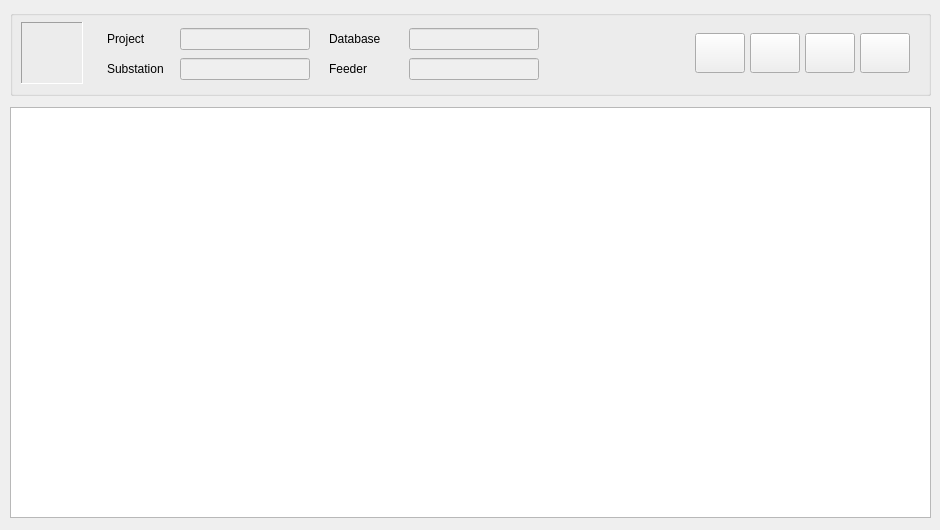
<?xml version="1.0" encoding="UTF-8"?>
<ui version="4.0">
 <class>frmConductor</class>
 <widget class="QMainWindow" name="frmConductor">
  <property name="geometry">
   <rect>
    <x>0</x>
    <y>0</y>
    <width>940</width>
    <height>530</height>
   </rect>
  </property>
  <property name="sizePolicy">
   <sizepolicy hsizetype="Fixed" vsizetype="Fixed">
    <horstretch>0</horstretch>
    <verstretch>0</verstretch>
   </sizepolicy>
  </property>
  <property name="maximumSize">
   <size>
    <width>940</width>
    <height>530</height>
   </size>
  </property>
  <property name="windowTitle">
   <string>Conductor Table</string>
  </property>
  <property name="windowIcon">
   <iconset resource="../Resources/FormIcons/resources.qrc">
    <normaloff>:/plugins/ElectricSystems/Resources/FormIcons/formconductor.png</normaloff>:/plugins/ElectricSystems/Resources/FormIcons/formconductor.png</iconset>
  </property>
  <widget class="QWidget" name="centralwidget">
   <widget class="QGroupBox" name="groupBox">
    <property name="geometry">
     <rect>
      <x>10</x>
      <y>10</y>
      <width>921</width>
      <height>86</height>
     </rect>
    </property>
    <property name="sizePolicy">
     <sizepolicy hsizetype="Expanding" vsizetype="Preferred">
      <horstretch>0</horstretch>
      <verstretch>0</verstretch>
     </sizepolicy>
    </property>
    <property name="title">
     <string/>
    </property>
    <property name="flat">
     <bool>false</bool>
    </property>
    <property name="checkable">
     <bool>false</bool>
    </property>
    <property name="checked">
     <bool>false</bool>
    </property>
    <widget class="QLabel" name="label">
     <property name="geometry">
      <rect>
       <x>97</x>
       <y>21</y>
       <width>71</width>
       <height>16</height>
      </rect>
     </property>
     <property name="text">
      <string>Project</string>
     </property>
    </widget>
    <widget class="QLineEdit" name="txtPro">
     <property name="enabled">
      <bool>false</bool>
     </property>
     <property name="geometry">
      <rect>
       <x>170</x>
       <y>18</y>
       <width>130</width>
       <height>22</height>
      </rect>
     </property>
     <property name="toolTip">
      <string/>
     </property>
    </widget>
    <widget class="QLabel" name="label_2">
     <property name="geometry">
      <rect>
       <x>319</x>
       <y>21</y>
       <width>51</width>
       <height>16</height>
      </rect>
     </property>
     <property name="text">
      <string>Database</string>
     </property>
    </widget>
    <widget class="QLabel" name="label_3">
     <property name="geometry">
      <rect>
       <x>97</x>
       <y>51</y>
       <width>71</width>
       <height>16</height>
      </rect>
     </property>
     <property name="text">
      <string>Substation</string>
     </property>
    </widget>
    <widget class="QLabel" name="label_4">
     <property name="geometry">
      <rect>
       <x>319</x>
       <y>51</y>
       <width>51</width>
       <height>16</height>
      </rect>
     </property>
     <property name="text">
      <string>Feeder</string>
     </property>
    </widget>
    <widget class="QLineEdit" name="txtSub">
     <property name="enabled">
      <bool>false</bool>
     </property>
     <property name="geometry">
      <rect>
       <x>170</x>
       <y>48</y>
       <width>130</width>
       <height>22</height>
      </rect>
     </property>
     <property name="toolTip">
      <string/>
     </property>
    </widget>
    <widget class="QLineEdit" name="txtPBS">
     <property name="enabled">
      <bool>false</bool>
     </property>
     <property name="geometry">
      <rect>
       <x>399</x>
       <y>18</y>
       <width>130</width>
       <height>22</height>
      </rect>
     </property>
     <property name="toolTip">
      <string/>
     </property>
    </widget>
    <widget class="QLineEdit" name="txtFed">
     <property name="enabled">
      <bool>false</bool>
     </property>
     <property name="geometry">
      <rect>
       <x>399</x>
       <y>48</y>
       <width>130</width>
       <height>22</height>
      </rect>
     </property>
     <property name="toolTip">
      <string/>
     </property>
    </widget>
    <widget class="QFrame" name="frame">
     <property name="geometry">
      <rect>
       <x>11</x>
       <y>12</y>
       <width>62</width>
       <height>62</height>
      </rect>
     </property>
     <property name="styleSheet">
      <string notr="true">image: url(:/plugins/ElectricSystems/Resources/FormIcons/basicnreca.png);</string>
     </property>
     <property name="frameShape">
      <enum>QFrame::Panel</enum>
     </property>
     <property name="frameShadow">
      <enum>QFrame::Sunken</enum>
     </property>
    </widget>
    <widget class="QPushButton" name="cmdConEdit">
     <property name="geometry">
      <rect>
       <x>685</x>
       <y>23</y>
       <width>50</width>
       <height>40</height>
      </rect>
     </property>
     <property name="toolTip">
      <string>Edit Conductor Table</string>
     </property>
     <property name="text">
      <string/>
     </property>
     <property name="icon">
      <iconset resource="../Resources/FormIcons/resources.qrc">
       <normaloff>:/plugins/ElectricSystems/Resources/FormIcons/tableedit.png</normaloff>:/plugins/ElectricSystems/Resources/FormIcons/tableedit.png</iconset>
     </property>
     <property name="iconSize">
      <size>
       <width>32</width>
       <height>32</height>
      </size>
     </property>
    </widget>
    <widget class="QPushButton" name="cmdConSave">
     <property name="geometry">
      <rect>
       <x>740</x>
       <y>23</y>
       <width>50</width>
       <height>40</height>
      </rect>
     </property>
     <property name="toolTip">
      <string>Save Conductor Table</string>
     </property>
     <property name="text">
      <string/>
     </property>
     <property name="icon">
      <iconset resource="../Resources/FormIcons/resources.qrc">
       <normaloff>:/plugins/ElectricSystems/Resources/FormIcons/tablesave.png</normaloff>:/plugins/ElectricSystems/Resources/FormIcons/tablesave.png</iconset>
     </property>
     <property name="iconSize">
      <size>
       <width>32</width>
       <height>32</height>
      </size>
     </property>
    </widget>
    <widget class="QPushButton" name="cmdHelp">
     <property name="geometry">
      <rect>
       <x>795</x>
       <y>23</y>
       <width>50</width>
       <height>40</height>
      </rect>
     </property>
     <property name="toolTip">
      <string>Help</string>
     </property>
     <property name="text">
      <string/>
     </property>
     <property name="icon">
      <iconset resource="../Resources/FormIcons/resources.qrc">
       <normaloff>:/plugins/ElectricSystems/Resources/FormIcons/basichelp.png</normaloff>:/plugins/ElectricSystems/Resources/FormIcons/basichelp.png</iconset>
     </property>
     <property name="iconSize">
      <size>
       <width>32</width>
       <height>32</height>
      </size>
     </property>
    </widget>
    <widget class="QPushButton" name="cmdClose">
     <property name="geometry">
      <rect>
       <x>850</x>
       <y>23</y>
       <width>50</width>
       <height>40</height>
      </rect>
     </property>
     <property name="toolTip">
      <string>Close</string>
     </property>
     <property name="text">
      <string/>
     </property>
     <property name="icon">
      <iconset resource="../Resources/FormIcons/resources.qrc">
       <normaloff>:/plugins/ElectricSystems/Resources/FormIcons/basicexit.png</normaloff>:/plugins/ElectricSystems/Resources/FormIcons/basicexit.png</iconset>
     </property>
     <property name="iconSize">
      <size>
       <width>32</width>
       <height>32</height>
      </size>
     </property>
    </widget>
   </widget>
   <widget class="QTableView" name="dgvTable">
    <property name="geometry">
     <rect>
      <x>10</x>
      <y>107</y>
      <width>921</width>
      <height>411</height>
     </rect>
    </property>
    <property name="autoFillBackground">
     <bool>false</bool>
    </property>
    <property name="frameShadow">
     <enum>QFrame::Plain</enum>
    </property>
    <property name="selectionBehavior">
     <enum>QAbstractItemView::SelectItems</enum>
    </property>
   </widget>
  </widget>
 </widget>
 <resources>
  <include location="../Resources/FormIcons/resources.qrc"/>
 </resources>
 <connections/>
</ui>
